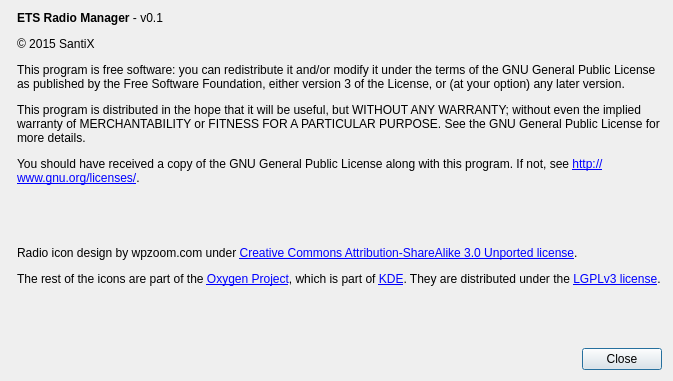
<?xml version="1.0" encoding="UTF-8"?>
<ui version="4.0">
 <class>AboutDialog</class>
 <widget class="QDialog" name="AboutDialog">
  <property name="windowModality">
   <enum>Qt::ApplicationModal</enum>
  </property>
  <property name="geometry">
   <rect>
    <x>0</x>
    <y>0</y>
    <width>673</width>
    <height>381</height>
   </rect>
  </property>
  <property name="sizePolicy">
   <sizepolicy hsizetype="MinimumExpanding" vsizetype="MinimumExpanding">
    <horstretch>0</horstretch>
    <verstretch>0</verstretch>
   </sizepolicy>
  </property>
  <property name="contextMenuPolicy">
   <enum>Qt::NoContextMenu</enum>
  </property>
  <property name="windowTitle">
   <string>About ETS Radio Manager</string>
  </property>
  <property name="modal">
   <bool>true</bool>
  </property>
  <layout class="QGridLayout" name="gridLayout">
   <item row="0" column="1">
    <widget class="QLabel" name="label_3">
     <property name="text">
      <string>&lt;html&gt;&lt;head/&gt;&lt;body&gt;&lt;p&gt;&lt;span style=&quot; font-weight:600;&quot;&gt;ETS Radio Manager &lt;/span&gt;- v0.1&lt;/p&gt;&lt;p&gt;© 2015 SantiX&lt;/p&gt;&lt;p&gt;This program is free software: you can redistribute it and/or modify it under the terms of the GNU General Public License as published by the Free Software Foundation, either version 3 of the License, or (at your option) any later version.&lt;/p&gt;&lt;p&gt;This program is distributed in the hope that it will be useful, but WITHOUT ANY WARRANTY; without even the implied warranty of MERCHANTABILITY or FITNESS FOR A PARTICULAR PURPOSE. See the GNU General Public License for more details.&lt;/p&gt;&lt;p&gt;You should have received a copy of the GNU General Public License along with this program. If not, see &lt;a href=&quot;http://www.gnu.org/licenses/&quot;&gt;&lt;span style=&quot; text-decoration: underline; color:#0000ff;&quot;&gt;http://www.gnu.org/licenses/&lt;/span&gt;&lt;/a&gt;.&lt;/p&gt;&lt;/body&gt;&lt;/html&gt;</string>
     </property>
     <property name="scaledContents">
      <bool>false</bool>
     </property>
     <property name="wordWrap">
      <bool>true</bool>
     </property>
    </widget>
   </item>
   <item row="2" column="1">
    <widget class="QDialogButtonBox" name="buttonBox">
     <property name="orientation">
      <enum>Qt::Horizontal</enum>
     </property>
     <property name="standardButtons">
      <set>QDialogButtonBox::Close</set>
     </property>
    </widget>
   </item>
   <item row="0" column="0" alignment="Qt::AlignTop">
    <widget class="QLabel" name="label">
     <property name="text">
      <string>&lt;html&gt;&lt;head/&gt;&lt;body&gt;&lt;p&gt;&lt;img src=&quot;:/icon/Resources/radio128.png&quot;/&gt;&lt;/p&gt;&lt;/body&gt;&lt;/html&gt;</string>
     </property>
    </widget>
   </item>
   <item row="1" column="1">
    <widget class="QLabel" name="label_2">
     <property name="text">
      <string>&lt;html&gt;&lt;head/&gt;&lt;body&gt;&lt;p&gt;Radio icon design by wpzoom.com under &lt;a href=&quot;https://creativecommons.org/licenses/by-sa/3.0/legalcode&quot;&gt;&lt;span style=&quot; text-decoration: underline; color:#0000ff;&quot;&gt;Creative Commons Attribution-ShareAlike 3.0 Unported license&lt;/span&gt;&lt;/a&gt;. &lt;/p&gt;&lt;p&gt;The rest of the icons are part of the &lt;a href=&quot;https://techbase.kde.org/Projects/Oxygen&quot;&gt;&lt;span style=&quot; text-decoration: underline; color:#0000ff;&quot;&gt;Oxygen Project&lt;/span&gt;&lt;/a&gt;, which is part of &lt;a href=&quot;http://kde.org&quot;&gt;&lt;span style=&quot; text-decoration: underline; color:#0000ff;&quot;&gt;KDE&lt;/span&gt;&lt;/a&gt;. They are distributed under the &lt;a href=&quot;http://www.gnu.org/licenses/lgpl-3.0.txt&quot;&gt;&lt;span style=&quot; text-decoration: underline; color:#0000ff;&quot;&gt;LGPLv3 license&lt;/span&gt;&lt;/a&gt;.&lt;/p&gt;&lt;/body&gt;&lt;/html&gt;</string>
     </property>
     <property name="textFormat">
      <enum>Qt::RichText</enum>
     </property>
     <property name="scaledContents">
      <bool>true</bool>
     </property>
     <property name="wordWrap">
      <bool>true</bool>
     </property>
    </widget>
   </item>
  </layout>
 </widget>
 <resources/>
 <connections>
  <connection>
   <sender>buttonBox</sender>
   <signal>clicked(QAbstractButton*)</signal>
   <receiver>AboutDialog</receiver>
   <slot>close()</slot>
   <hints>
    <hint type="sourcelabel">
     <x>199</x>
     <y>275</y>
    </hint>
    <hint type="destinationlabel">
     <x>199</x>
     <y>149</y>
    </hint>
   </hints>
  </connection>
 </connections>
</ui>
